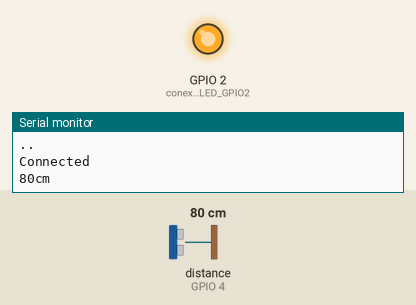
The sketch below on a simulated ESP8266 (NodeMCU). Shown: output pins drawn as LEDs (lit = HIGH), the last lines printed to the serial monitor. Wiring (inferred from the names in the program): ultrasonic range finder: trigger GPIO 5; echo GPIO 4. The inputs (shaded band) are chosen by the test bench; at power-on: distance to the obstacle (sensor on GPIO 4) 80 cm. The echo pulse lasts 58.3 µs per cm; WiFi joins after 1.5 s; servers stay silent unless stated; pins used as bus, display or sensor lines are not drawn.

Above: at 2.6 s.
At 33.7 s:
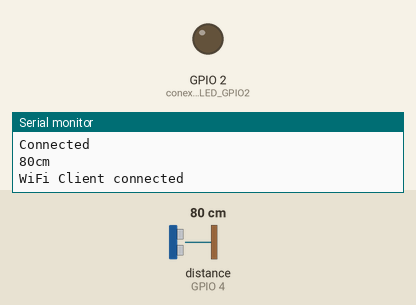
Timing chart, 0 to 83.0 s (numbered marks = the images above):
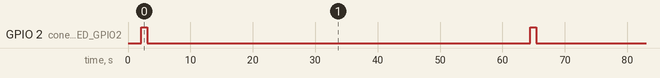

The sketch:

Sensor_inunda__o.ino
```cpp
#include <ESP8266WiFi.h>
#include <OneWire.h>
#include <PubSubClient.h>

const char *ssid =  "Wifi_PI";        //Nome do WiFi para acesso a rede
const char *pass =  "123456654321";    //Senha de acesso ao WiFi
const char* serverTS = "api.thingspeak.com";
String apiKey = "AIPCO3EJUY0RP0GP";          //KEY API do canal Thingspeak
int TRIGGER = 5; //Pin D1 = TRIGGER
int ECHO = 4; //Pin D2 = ECHO
void setup()
{
  pinMode(2,OUTPUT);            //conexão do LED GPIO2
  Serial.begin(115200);
  pinMode(TRIGGER,OUTPUT);
  pinMode(ECHO,INPUT);
  connectWifi();
  }

void loop()
{
  /* Estabelecendo variaveis para a duração do PING e a distância resultada em centímentros*/
  long duration, cm;

  /* O PING))) é disparado por um pulso HIGH de 2 ou mais microssegundos.
   Dê um pulso BAIXO de antemão para garantir um pulso HIGH limpo: */

  digitalWrite(TRIGGER, LOW);
  delayMicroseconds(2);
  digitalWrite(TRIGGER, HIGH);
  delayMicroseconds(10);
  digitalWrite(TRIGGER, LOW);

  /* O mesmo pino é usado para ler o sinal do PING))): um pulso HIGH cuja
  duração é o tempo (em microssegundos) desde o envio do ping até a
  recepção do eco de um objeto. */
  duration = pulseIn(ECHO, HIGH);

  // converter o tempo em uma distância
  cm = microsecondsToCentimeters(duration);

  Serial.print(cm);
  Serial.print("cm");
  Serial.println();

  delay(100);

  digitalWrite(2, HIGH);   // liga o LED (HIGH é o nível de voltagem)
  delay(1000);              // espere por um segundo
  digitalWrite(2, LOW);    // desligue o LED fazendo a tensão LOW
  delay(1000);              // espere por um segundo

  sendHeight(cm);
}
void connectWifi()
{
  Serial.print("Connecting to "+*ssid);
  WiFi.begin(ssid, pass);
  while (WiFi.status() != WL_CONNECTED) {
  delay(1000);
  Serial.print(".");
  }
  Serial.println("");
  Serial.println("Connected");
  Serial.println("");
}

long microsecondsToInches(long microseconds)
{
    /*De acordo com a folha de dados da Parallax para o PING))), existem
    73.746 microssegundos por polegada (ou seja, o som viaja a 1130 pés por segundo).
    Isto dá a distância percorrida pelo ping, saída e retorno, por isso dividimos
    por 2 para obter a distância do obstáculo.*/
  // See: http://www.parallax.com/dl/docs/prod/acc/28015-PING-v1.3.pdf
  return microseconds / 74 / 2;
}
long microsecondsToCentimeters(long microseconds) {
  /*
A velocidade do som é de 340 m / s ou 29 microssegundos por centímetro.
O ping viaja para fora e para trás, então, para encontrar a distância
do objeto, tomamos metade da distância percorrida.*/
  return microseconds / 29 / 2;
}

 void sendHeight(float cm)
{
  WiFiClient tclient;// não deve ser confundido com "client" no PubSub {}, e client for mqtt
   if (tclient.connect(serverTS, 80)) { // Use ip 184.106.153.149 ou api.thingspeak.com
   Serial.println("WiFi Client connected ");

   String postStr = apiKey;
   postStr += "&field1=";
   postStr += String(cm);
   postStr += "\r\n\r\n";

   tclient.print("POST /update HTTP/1.1\n");
   tclient.print("Host: api.thingspeak.com\n");
   tclient.print("Connection: close\n");
   tclient.print("X-THINGSPEAKAPIKEY: " + apiKey + "\n");
   tclient.print("Content-Type: application/x-www-form-urlencoded\n");
   tclient.print("Content-Length: ");
   tclient.print(postStr.length());
   tclient.print("\n\n");
   tclient.print(postStr);
   delay(60000);

   }

 tclient.stop();
}
```

Measured:
- by itself, GPIO 2 (conexão_do_LED_GPIO2): alternates HIGH for 1.0 s and LOW for 61.3 s
